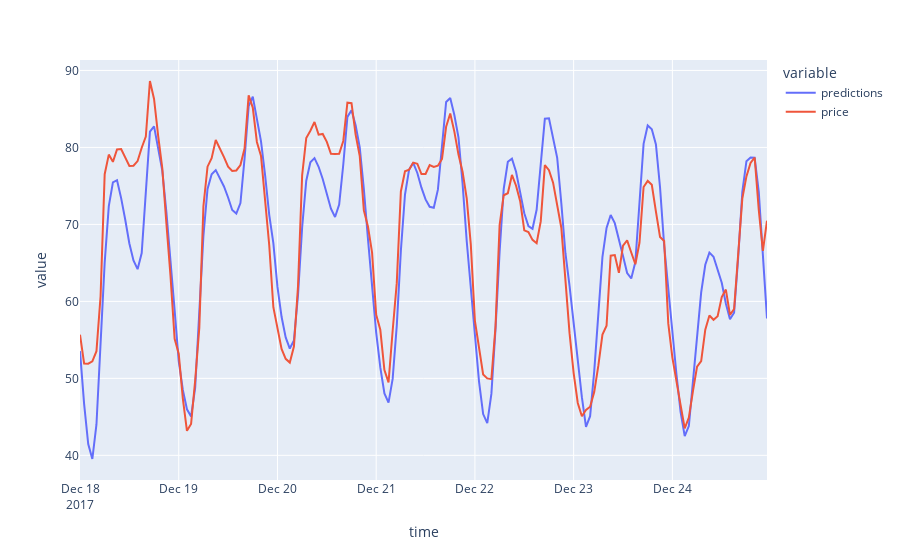

The notebook cell this image was saved under:
### Code cell
val[["predictions","price"]].plot()

### Figure 1 — Plotly figure (JSON) as saved in the notebook; plotly's stock layout.template omitted (floating-point values rounded to 4 significant figures; data arrays with more than 128 entries replaced by an {"elided": "..."} marker saying what was removed)
{"data": [{"hovertemplate": "variable=predictions<br>time=%{x}<br>value=%{y}<extra></extra>", "legendgroup": "predictions", "line": {"color": "#636efa", "dash": "solid"}, "marker": {"symbol": "circle"}, "mode": "lines", "name": "predictions", "orientation": "v", "showlegend": true, "type": "scatter", "x": {"elided": "168 str values"}, "xaxis": "x", "y": {"elided": "168 float values"}, "yaxis": "y"}, {"hovertemplate": "variable=price<br>time=%{x}<br>value=%{y}<extra></extra>", "legendgroup": "price", "line": {"color": "#EF553B", "dash": "solid"}, "marker": {"symbol": "circle"}, "mode": "lines", "name": "price", "orientation": "v", "showlegend": true, "type": "scatter", "x": {"elided": "168 str values"}, "xaxis": "x", "y": {"elided": "168 float values"}, "yaxis": "y"}], "layout": {"legend": {"title": {"text": "variable"}, "tracegroupgap": 0}, "margin": {"t": 60}, "xaxis": {"anchor": "y", "domain": [0, 1], "title": {"text": "time"}}, "yaxis": {"anchor": "x", "domain": [0, 1], "title": {"text": "value"}}}}
